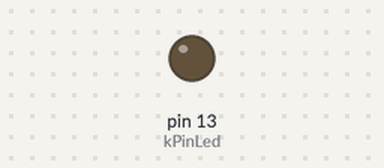
The sketch below on a simulated Arduino Uno, built with avr-gcc and run on an emulated ATmega328P. Parts: output pins drawn as LEDs (lit = HIGH).

Above: at 3.5 s.
At 10.0 s:
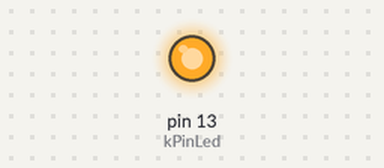
Timing chart, 0 to 15.3 s (numbered marks = the images above):
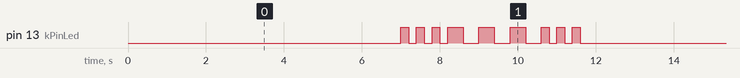

The sketch:

activity2_challenge_sosmessage.ino
```cpp
/*Group 2
Activity 2*/

const int kPinLed = 13; //name of the LED
void setup() {
  pinMode(kPinLed, OUTPUT);
}
//LOOP FUNCTION
void loop() {
  //7s no light
  digitalWrite(kPinLed, LOW);//OFF
  delay(7000);

  //5s morse code

  //morse code S
  digitalWrite(kPinLed, HIGH);//ON
  delay(200);
  digitalWrite(kPinLed, LOW);//OFF
  delay(200);
  digitalWrite(kPinLed, HIGH);//ON
  delay(200);
  digitalWrite(kPinLed, LOW);//OFF
  delay(200);
  digitalWrite(kPinLed, HIGH);//ON
  delay(200);
  digitalWrite(kPinLed, LOW);//OFF
  delay(200);
//morse code O
  digitalWrite(kPinLed, HIGH);//ON
  delay(400);
  digitalWrite(kPinLed, LOW);//OFF
  delay(400);
  digitalWrite(kPinLed, HIGH);//ON
  delay(400);
  digitalWrite(kPinLed, LOW);//OFF
  delay(400);
  digitalWrite(kPinLed, HIGH);//ON
  delay(400);
  digitalWrite(kPinLed, LOW);//OFF
  delay(400);
//morse code S
  digitalWrite(kPinLed, HIGH);//ON
  delay(200);
  digitalWrite(kPinLed, LOW);//OFF
  delay(200);
  digitalWrite(kPinLed, HIGH);//ON
  delay(200);
  digitalWrite(kPinLed, LOW);//OFF
  delay(200);
  digitalWrite(kPinLed, HIGH);//ON
  delay(200);
  digitalWrite(kPinLed, LOW);//OFF
  delay(200);

}
```

Measured:
- by itself, pin 13 (kPinLed): repeats every 11.8 s: 2 × (LOW 0.20 s, HIGH 0.20 s), LOW 0.20 s, 3 × (HIGH 0.40 s, LOW 0.40 s), 2 × (HIGH 0.20 s, LOW 0.20 s), HIGH 0.20 s, LOW 7.2 s, HIGH 0.20 s
- by itself, everything shown: repeats every 11.8 s, in 18 steps
